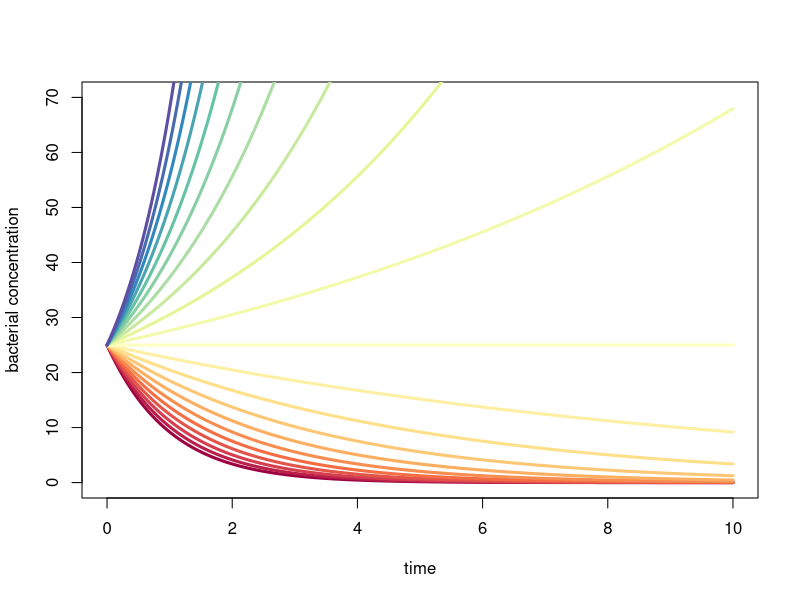
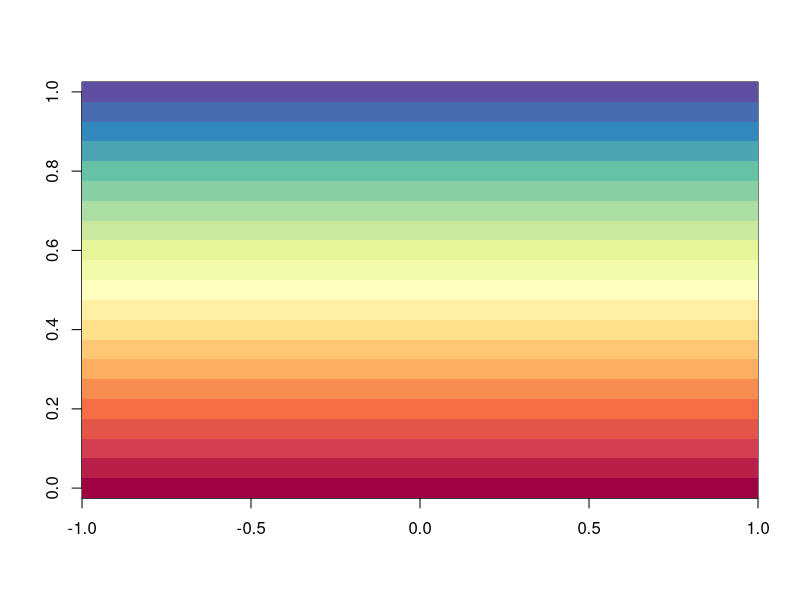

R code for these plots, in order:
## ---- chunk 1
knitr::opts_chunk$set(echo = TRUE)
## ---- chunk 2
library(purrr)
## ---- chunk 3
xmax <- 10
N0 <- 25
r <- seq(-1, 1, .1)
cols <- colorRampPalette(RColorBrewer::brewer.pal(11, "Spectral"))(length(r))

xs <- seq(0, xmax, le = 500)
plot(NA, xlim = c(0, xmax), ylim = c(0, 70), xlab = "time",
     ylab = "bacterial concentration")
walk2(r, cols, ~ lines(xs, N0 * exp(.x * xs), col = .y, lwd = 3))

image(matrix(seq_along(r), 1), col = cols)
